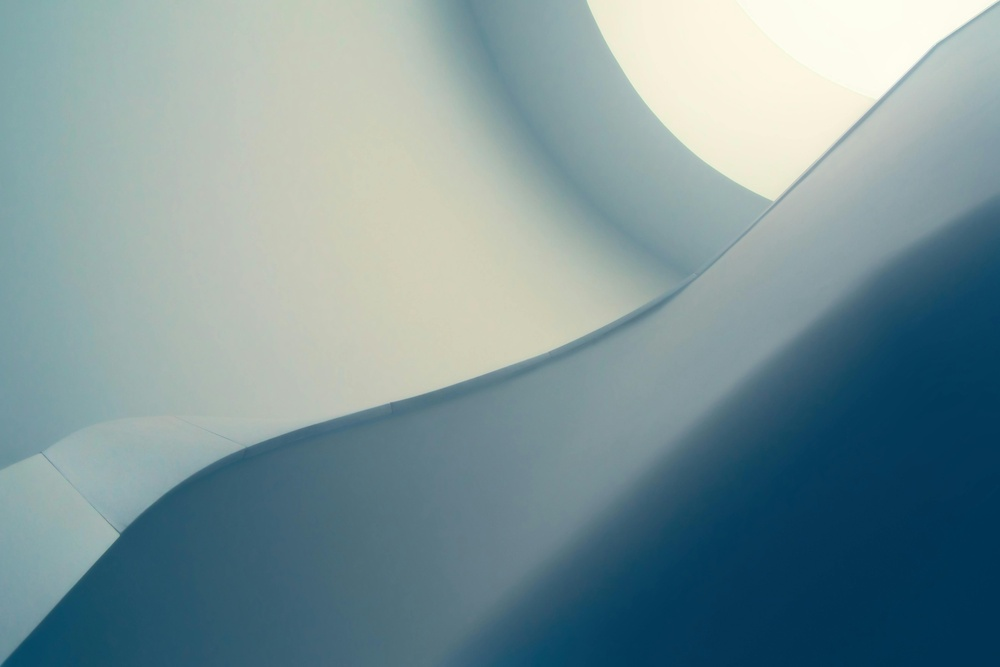
#> input picture Sem6/WP-Lab/week6/mag_edit/media/image1.jpg, 1000 x 667 px, shrunk from 5363 x 3575 before the run, given in place of image1.png, which was not available
$ python pg1.py
#> lines starting #> are read from the running program, lines starting #| are printed output that depends on the picture; pictures that were not available may be replaced by others from this repository, and a replacement may not be noted
import cv2
import numpy as np

img_a = cv2.imread('image1.png', 0)
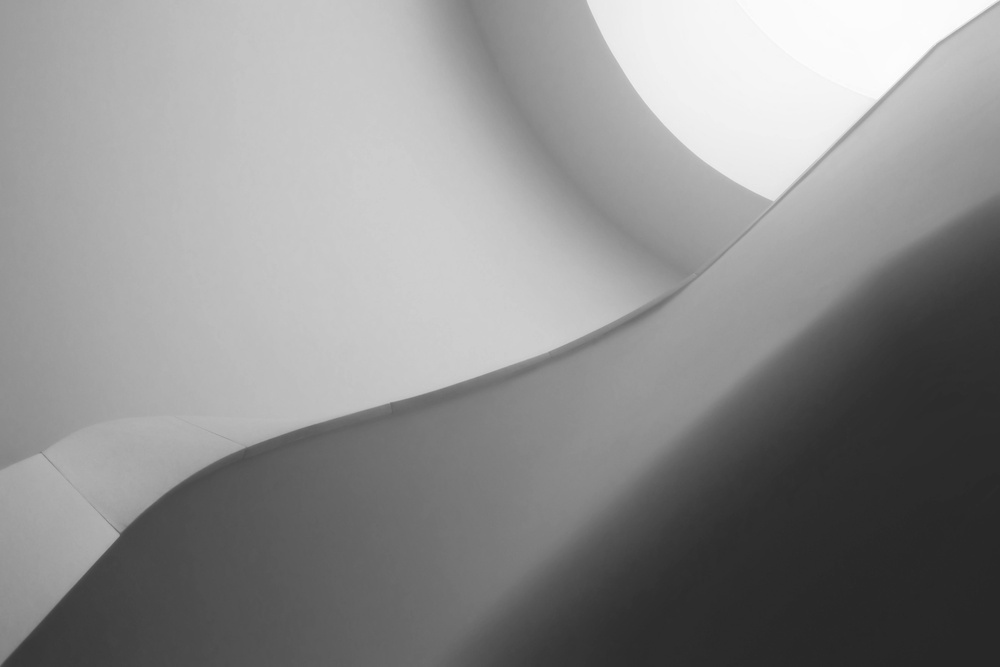
#> img_a: shape (667, 1000); min 38, max 255, mean 141.4
img_b = cv2.imread('image2.png', 0)
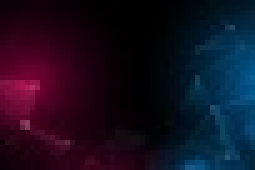
#> input picture Sem6/WP-Lab/week6/mag_edit/media/image2.jpeg, 51 x 34 px, shrunk from 275 x 183 before the run, given in place of image2.png, which was not available (shown 5 times larger)
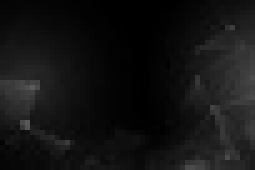
#> img_b: shape (34, 51) (shown 5 times larger); min 0, max 91, mean 19

def pairwise_dist(set_a, set_b):
    return np.linalg.norm(set_a[:, np.newaxis] - set_b[np.newaxis, :], axis=2)

def find_nearest(set_a, set_b, k=1):
    dist = pairwise_dist(set_a, set_b)
    idx_nearest = np.argsort(dist, axis=1)[:, :k]
    dist_nearest = np.take_along_axis(dist, idx_nearest, axis=1)
    return idx_nearest, dist_nearest


detector = cv2.SIFT_create()
kp_a, desc_a = detector.detectAndCompute(img_a, None)
#> kp_a = 13 keypoints; strongest (x, y, size): (111, 536, 9.9), (96, 538, 27.3), (94, 538, 29.4), (392, 404, 3.5)
kp_b, desc_b = detector.detectAndCompute(img_b, None)
#> kp_b = (); desc_b = None

if desc_a is not None and desc_b is not None:
    match_idxs, match_dists = find_nearest(desc_a, desc_b, k=1)
    for i, (m_idx, m_dist) in enumerate(zip(match_idxs, match_dists)):
        print(f"Desc {i} matches with {m_idx[0]} at dist {m_dist[0]:.2f}")

    matched_img = cv2.drawMatches(img_a, kp_a, img_b, kp_b,
                                  [cv2.DMatch(i, m_idx[0], m_dist[0]) for i, m_idx, m_dist in zip(range(len(match_idxs)), match_idxs, match_dists)],
                                  None,
                                  flags=cv2.DrawMatchesFlags_NOT_DRAW_SINGLE_POINTS)

    cv2.imshow('Matches', matched_img)
    cv2.waitKey(0)
    cv2.destroyAllWindows()
